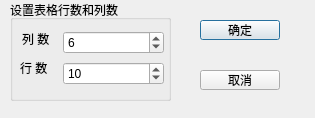
<?xml version="1.0" encoding="UTF-8"?>
<ui version="4.0">
 <class>QWDialogSize</class>
 <widget class="QDialog" name="QWDialogSize">
  <property name="geometry">
   <rect>
    <x>0</x>
    <y>0</y>
    <width>315</width>
    <height>118</height>
   </rect>
  </property>
  <property name="windowTitle">
   <string>Dialog</string>
  </property>
  <widget class="QGroupBox" name="groupBox">
   <property name="geometry">
    <rect>
     <x>10</x>
     <y>0</y>
     <width>161</width>
     <height>101</height>
    </rect>
   </property>
   <property name="title">
    <string>设置表格行数和列数</string>
   </property>
   <widget class="QLabel" name="label">
    <property name="geometry">
     <rect>
      <x>12</x>
      <y>31</y>
      <width>30</width>
      <height>16</height>
     </rect>
    </property>
    <property name="text">
     <string>列 数</string>
    </property>
   </widget>
   <widget class="QLabel" name="label_2">
    <property name="geometry">
     <rect>
      <x>10</x>
      <y>60</y>
      <width>30</width>
      <height>16</height>
     </rect>
    </property>
    <property name="text">
     <string>行 数</string>
    </property>
   </widget>
   <widget class="QSpinBox" name="spinBoxColumn">
    <property name="geometry">
     <rect>
      <x>53</x>
      <y>31</y>
      <width>101</width>
      <height>23</height>
     </rect>
    </property>
    <property name="minimum">
     <number>1</number>
    </property>
    <property name="maximum">
     <number>500</number>
    </property>
    <property name="singleStep">
     <number>1</number>
    </property>
    <property name="value">
     <number>6</number>
    </property>
   </widget>
   <widget class="QSpinBox" name="spinBoxRow">
    <property name="geometry">
     <rect>
      <x>53</x>
      <y>62</y>
      <width>101</width>
      <height>23</height>
     </rect>
    </property>
    <property name="minimum">
     <number>1</number>
    </property>
    <property name="maximum">
     <number>500</number>
    </property>
    <property name="value">
     <number>10</number>
    </property>
   </widget>
  </widget>
  <widget class="QPushButton" name="btnOK">
   <property name="geometry">
    <rect>
     <x>200</x>
     <y>20</y>
     <width>80</width>
     <height>20</height>
    </rect>
   </property>
   <property name="text">
    <string>确定</string>
   </property>
   <property name="icon">
    <iconset resource="res.qrc">
     <normaloff>:/images/images/704.bmp</normaloff>:/images/images/704.bmp</iconset>
   </property>
  </widget>
  <widget class="QPushButton" name="btnCancel">
   <property name="geometry">
    <rect>
     <x>200</x>
     <y>70</y>
     <width>80</width>
     <height>20</height>
    </rect>
   </property>
   <property name="text">
    <string>取消</string>
   </property>
   <property name="icon">
    <iconset resource="res.qrc">
     <normaloff>:/images/images/706.bmp</normaloff>:/images/images/706.bmp</iconset>
   </property>
  </widget>
 </widget>
 <resources>
  <include location="res.qrc"/>
 </resources>
 <connections/>
</ui>
